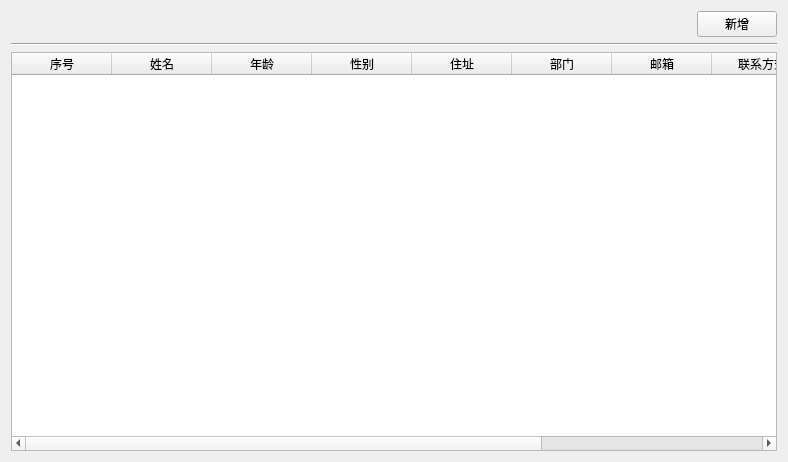
<?xml version="1.0" encoding="UTF-8"?>
<ui version="4.0">
 <class>Form</class>
 <widget class="QWidget" name="Form">
  <property name="geometry">
   <rect>
    <x>0</x>
    <y>0</y>
    <width>788</width>
    <height>462</height>
   </rect>
  </property>
  <property name="windowTitle">
   <string>Form</string>
  </property>
  <layout class="QHBoxLayout" name="horizontalLayout_2">
   <item>
    <layout class="QVBoxLayout" name="verticalLayout_2">
     <item>
      <layout class="QVBoxLayout" name="verticalLayout">
       <item>
        <layout class="QHBoxLayout" name="horizontalLayout">
         <item>
          <spacer name="horizontalSpacer">
           <property name="orientation">
            <enum>Qt::Horizontal</enum>
           </property>
           <property name="sizeHint" stdset="0">
            <size>
             <width>188</width>
             <height>20</height>
            </size>
           </property>
          </spacer>
         </item>
         <item>
          <widget class="QPushButton" name="pushButton">
           <property name="text">
            <string>新增</string>
           </property>
          </widget>
         </item>
        </layout>
       </item>
       <item>
        <widget class="Line" name="line">
         <property name="orientation">
          <enum>Qt::Horizontal</enum>
         </property>
        </widget>
       </item>
      </layout>
     </item>
     <item>
      <widget class="QTableWidget" name="tableWidget">
       <column>
        <property name="text">
         <string>序号</string>
        </property>
       </column>
       <column>
        <property name="text">
         <string>姓名</string>
        </property>
       </column>
       <column>
        <property name="text">
         <string>年龄</string>
        </property>
       </column>
       <column>
        <property name="text">
         <string>性别</string>
        </property>
       </column>
       <column>
        <property name="text">
         <string>住址</string>
        </property>
       </column>
       <column>
        <property name="text">
         <string>部门</string>
        </property>
       </column>
       <column>
        <property name="text">
         <string>邮箱</string>
        </property>
       </column>
       <column>
        <property name="text">
         <string>联系方式</string>
        </property>
       </column>
       <column>
        <property name="text">
         <string>密码</string>
        </property>
       </column>
       <column>
        <property name="text">
         <string>账号</string>
        </property>
       </column>
      </widget>
     </item>
    </layout>
   </item>
  </layout>
 </widget>
 <resources/>
 <connections/>
</ui>
